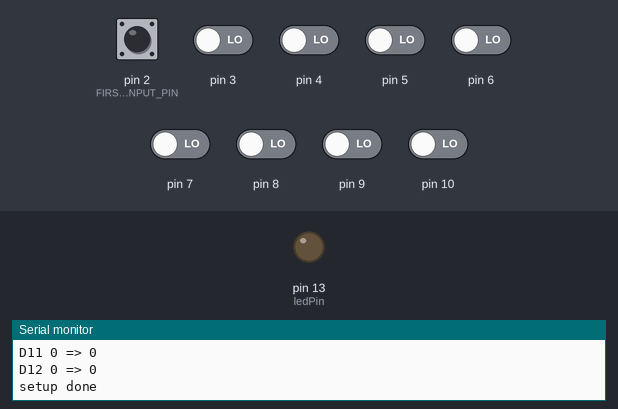
Recording of a sketch running on a simulated Arduino Uno, built with avr-gcc and run on an emulated ATmega328P. Shown: output pins drawn as LEDs (lit = HIGH), the last lines printed to the serial monitor. Inputs (shaded band) come from the test bench; at power-on: pin 2 (FIRST_INPUT_PIN) HIGH, pin 3–10 LOW.

Above: at 1.2 s.
1.3 s: pin 3 driven HIGH
At 2.3 s:
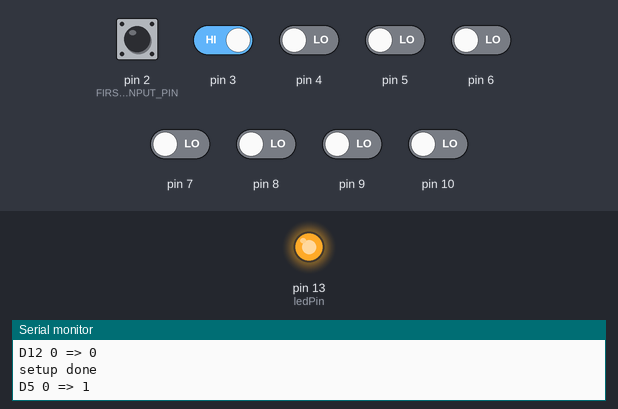
2.8 s: pin 3 driven LOW
At 3.5 s:
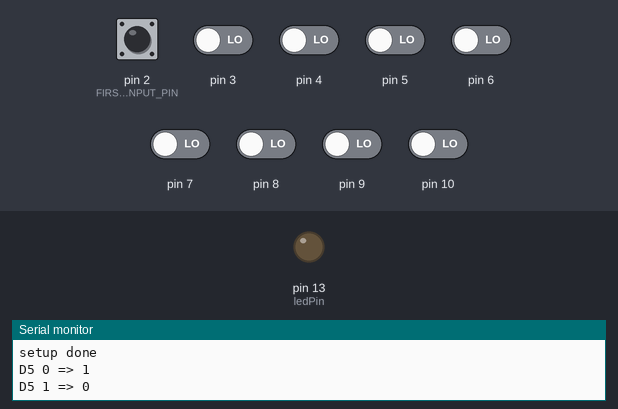
4.3 s: pin 4 driven HIGH
At 4.8 s:
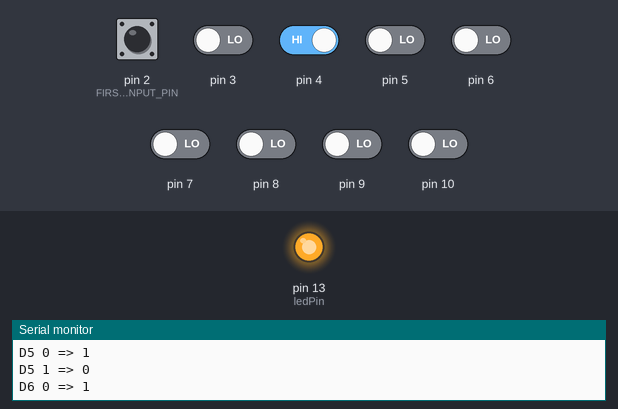
Timing chart, 0 to 7.3 s (numbered marks = the images above; inputs shaded):
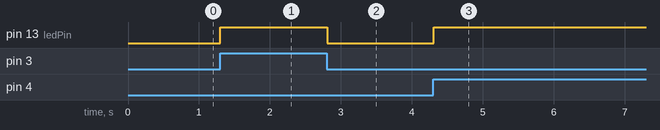

Measured:
- after the input at 1.3 s, pin 13 (ledPin): LOW → HIGH at once
- after the input at 2.8 s, pin 13 (ledPin): HIGH → LOW at once
- after the input at 4.3 s, pin 13 (ledPin): LOW → HIGH at once

The sketch:

digitalPinScanSerial.ino
```cpp
/*
  scanuje digit. porty a vypisuje zmeny
  pozor- nezapojene piny maji nezname hodnoty.....
 */


const int ledPin =  13;      // the number of the LED pin
const int FIRST_INPUT_PIN = 2;
const int LAST_INPUT_PIN = 12;
int i =FIRST_INPUT_PIN;
int index;
int buttonState = 0;         // variable for reading the pushbutton status

int last_val[LAST_INPUT_PIN-FIRST_INPUT_PIN+1];


// the setup routine runs once when you press reset:
void setup() {
  // initialize serial communication at 9600 bits per second:
  Serial.begin(9600);
  // initialize the LED pin as an output:
  pinMode(ledPin, OUTPUT);

  Serial.println("setup()");

  for( index = FIRST_INPUT_PIN ; index <= LAST_INPUT_PIN ; index++ ){

    i = index - FIRST_INPUT_PIN;
    pinMode(i, INPUT);

    last_val[i] = digitalRead(i);
    print_val(0, last_val[i], index);
  }


  Serial.println("setup done");

}

// the loop routine runs over and over again forever:
void loop() {


  for( index = FIRST_INPUT_PIN ; index <= LAST_INPUT_PIN ; index++ ){

    i = index - FIRST_INPUT_PIN;
     buttonState = digitalRead(i);

     if(buttonState != last_val[i]){
       print_val(last_val[i], buttonState, index);
       last_val[i] = buttonState;
       digitalWrite(ledPin, buttonState);
     }
  }
  // read the input pin:


  delay(10);        // delay in between reads for stability
}


void print_val(int previous, int current, int index){
        Serial.print("D");
        Serial.print(index);
        Serial.print(" ");
        Serial.print(previous);
        Serial.print(" => ");
        Serial.println(current);
}
```
